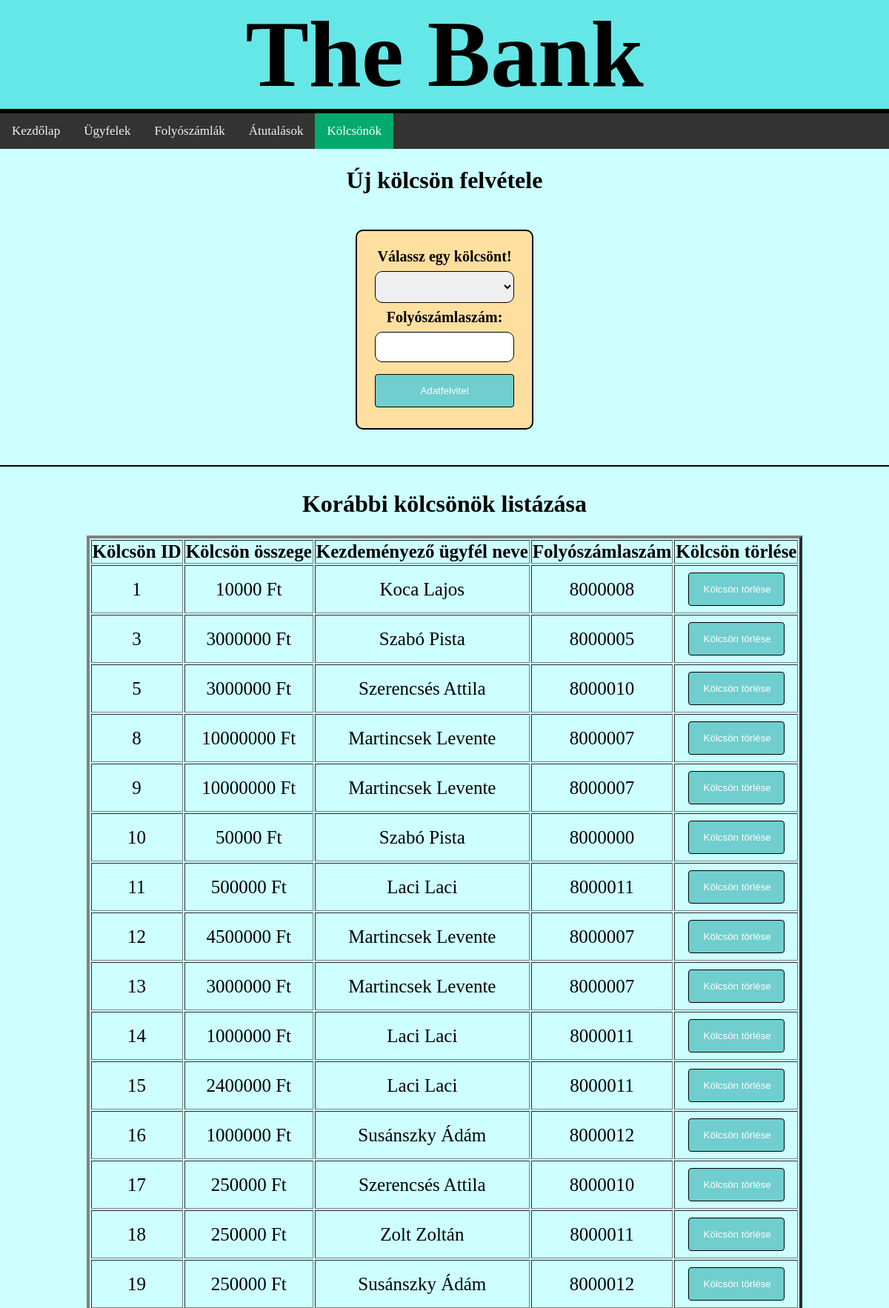
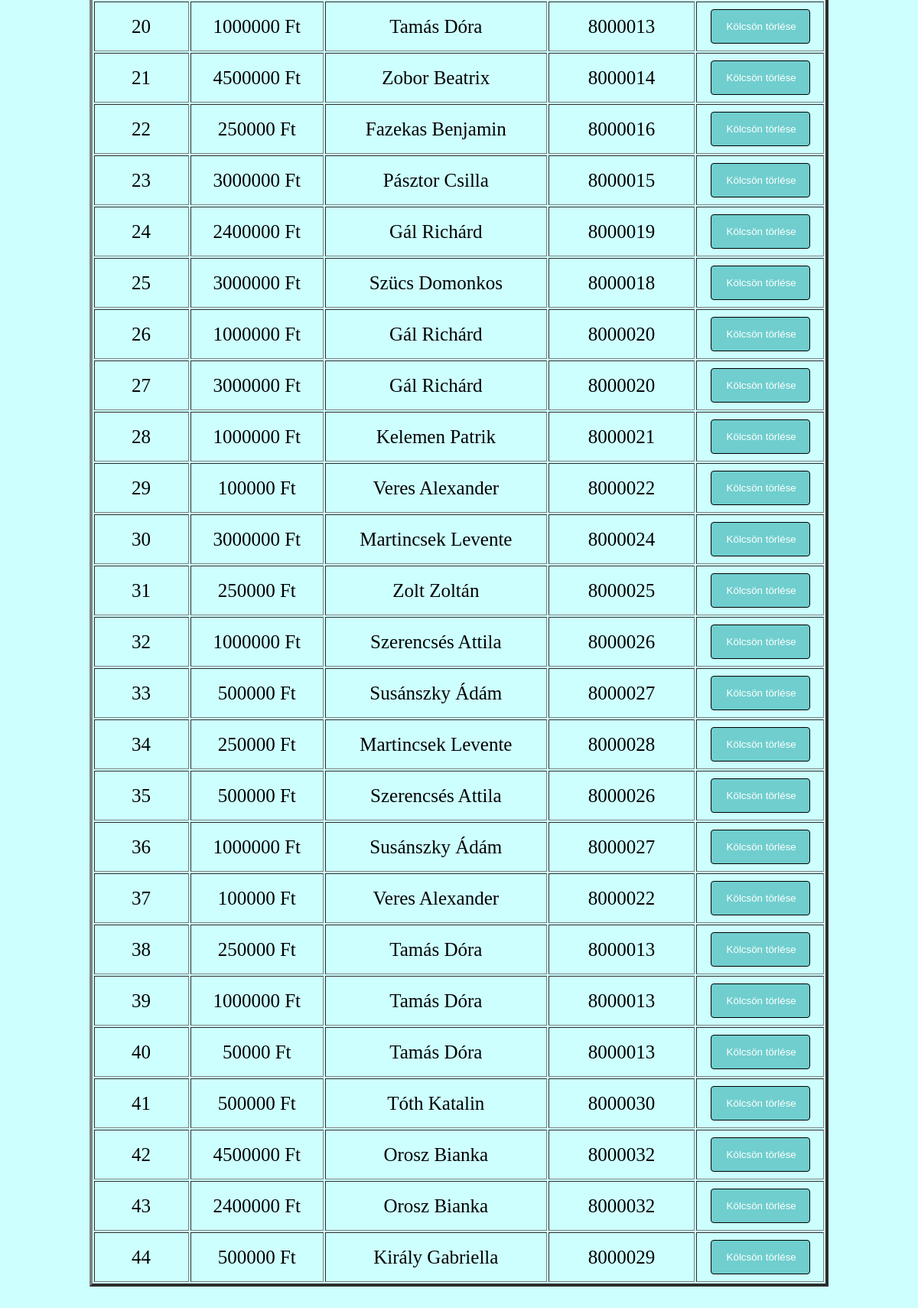
/kolcson.php, run on the app's committed database (2 pictures, top to bottom).
### tables this page shows
CREATE TABLE `kolcson` (
  `id` int(11) NOT NULL,
  `mennyiseg` int(11) NOT NULL,
  `ki` varchar(40) NOT NULL,
  `folyoszamlaszam` int(11) NOT NULL
);

### db_fuggvenyek.php (called while the page is built, shortened)
<?php
function adatbazis_csatlakozas() {
	$conn = mysqli_connect("localhost", "root", "") or die("Csatlakozási hiba");
	mysqli_query($conn, 'SET NAMES UTF-8');
	mysqli_query($conn, 'SET character_set_results=utf8');
	mysqli_set_charset($conn, 'utf8');
	return $conn;
}
?>

### kolcson.php (the view, shortened to what this page needs)
<?php
include_once('db_fuggvenyek.php');
?>
<html>
<head>
<link rel="stylesheet" href="styles.css">
</head>
<body>
<div class='headline'>The Bank</div>
<div class="topnav">
  <a href="index.php">Kezdőlap</a>
  <a href="ugyfelek.php">Ügyfelek</a>
  <a href="folyoszamlak.php">Folyószámlák</a>
  <a href="atutalas.php">Átutalások</a>
  <a class="active">Kölcsönök</a>
</div>
<div class="title">
<h1>Új kölcsön felvétele</h1>
</div>
<div class="logorreg">
<form method="POST" accept-charset="utf-8">
   <br>
   <label>Válassz egy kölcsönt! </label>
   <br>
   <select name="kolcsonamount">
          <option selected value=""></option>
          <option value="50000">50.000 Ft        - minimum FKV: 1</option>
        </select>
   <br>
   <label>Folyószámlaszám: </label>
   <br>
    <input type="text" name="folyoszamlaszam" />
   <br>
   <input type="submit" name="folyoszamlapost" value="Adatfelvitel" />
</form>
</div>
<hr color="black">
<div class="title">
<h1>Korábbi kölcsönök listázása</h1>
</div>
<table border="4">
<tr>
<th>Kölcsön ID</th>
<th>Kölcsön összege</th>
<th>Kezdeményező ügyfél neve</th>
<th>Folyószámlaszám</th>
<th>Kölcsön törlése</th>
</tr>
<?php
	$kolcsonok = mysqli_query(adatbazis_csatlakozas(),"SELECT id, mennyiseg, ki, folyoszamlaszam FROM kolcson ORDER BY id ASC");
    while( $egySor = mysqli_fetch_assoc($kolcsonok) ) {
		echo '<tr>';
		echo '<td>'. $egySor["id"] .'</td>';
		echo '<td>'. $egySor["mennyiseg"] .' Ft'.'</td>';
		echo '<td>'. $egySor["ki"] .'</td>';
		echo '<td>'. $egySor["folyoszamlaszam"] .'</td>';
		echo '<form method="post" >';
		echo '<td>'. '<input type="submit" name="kolcsontorles" value="Kölcsön törlése"> ' .'</td>';
		?>
<?php
		echo '</form>';
		echo '</tr>';
	}
?>
</table>
</body>
</html>

### styles.css (style rules this page uses)
body { background: #cdffff; margin:0; color: #000000; }
.headline { background: #65e7e7; color: black; font-weight: bold; font-family: "Edwardian Script ITC"; font-size: 800%; text-align: center; vertical-align: center; border-bottom:6px solid black; }
div,h1 { margin: 0; outline: 0; }
.topnav { background-color: #333; overflow: hidden; }
.topnav a { float: left; color: #f2f2f2; text-align: center; padding: 14px 16px; text-decoration: none; font-size: 17px; }
.topnav a.active { background-color: #04AA6D; color: white; }
.logorreg { margin-top: 4%; margin-bottom: 4%; border: 2px solid black; border-radius: 10px; margin-left: 40%; margin-right: 40%; text-align: center; background-color: #ffdfa0; font-weight:bold; font-size: 20px; }
input[type=text],select { width: 80%; padding: 12px 20px; margin: 8px 0; display: inline-block; border: 1px solid black; border-radius: 10px; box-sizing: border-box; }
table { margin-top: 2%; margin-left: auto; margin-right: auto; margin-bottom: 7%; text-align: center; font-size: 25px; }
input[type=submit],[type=button] { width: 80%; background-color: #70cece; color: white; padding: 14px 20px; margin: 8px 0; border: 1px solid black; border-radius: 4px; cursor: pointer; }
.title { padding-top: 2%; text-align: center; }

### data on the page
kolcson: id "1", mennyiseg "10000", ki "Koca Lajos", folyoszamlaszam "8000008"
kolcson: id "3", mennyiseg "3000000", ki "Szabó Pista", folyoszamlaszam "8000005"
kolcson: id "5", mennyiseg "3000000", ki "Szerencsés Attila", folyoszamlaszam "8000010"
kolcson: id "8", mennyiseg "10000000", ki "Martincsek Levente", folyoszamlaszam "8000007"
kolcson: id "9", mennyiseg "10000000", ki "Martincsek Levente", folyoszamlaszam "8000007"
kolcson: id "10", mennyiseg "50000", ki "Szabó Pista", folyoszamlaszam "8000000"
kolcson: id "11", mennyiseg "500000", ki "Laci Laci", folyoszamlaszam "8000011"
kolcson: id "12", mennyiseg "4500000", ki "Martincsek Levente", folyoszamlaszam "8000007"
kolcson: id "13", mennyiseg "3000000", ki "Martincsek Levente", folyoszamlaszam "8000007"
kolcson: id "14", mennyiseg "1000000", ki "Laci Laci", folyoszamlaszam "8000011"
kolcson: id "15", mennyiseg "2400000", ki "Laci Laci", folyoszamlaszam "8000011"
kolcson: id "16", mennyiseg "1000000", ki "Susánszky Ádám", folyoszamlaszam "8000012"
kolcson: id "17", mennyiseg "250000", ki "Szerencsés Attila", folyoszamlaszam "8000010"
kolcson: id "18", mennyiseg "250000", ki "Zolt Zoltán", folyoszamlaszam "8000011"
kolcson: id "19", mennyiseg "250000", ki "Susánszky Ádám", folyoszamlaszam "8000012"
kolcson: id "20", mennyiseg "1000000", ki "Tamás Dóra", folyoszamlaszam "8000013"
kolcson: id "21", mennyiseg "4500000", ki "Zobor Beatrix", folyoszamlaszam "8000014"
kolcson: id "22", mennyiseg "250000", ki "Fazekas Benjamin", folyoszamlaszam "8000016"
kolcson: id "23", mennyiseg "3000000", ki "Pásztor Csilla", folyoszamlaszam "8000015"
kolcson: id "24", mennyiseg "2400000", ki "Gál Richárd", folyoszamlaszam "8000019"
kolcson: id "25", mennyiseg "3000000", ki "Szücs Domonkos", folyoszamlaszam "8000018"
kolcson: id "26", mennyiseg "1000000", ki "Gál Richárd", folyoszamlaszam "8000020"
kolcson: id "27", mennyiseg "3000000", ki "Gál Richárd", folyoszamlaszam "8000020"
kolcson: id "28", mennyiseg "1000000", ki "Kelemen Patrik", folyoszamlaszam "8000021"
kolcson: id "29", mennyiseg "100000", ki "Veres Alexander", folyoszamlaszam "8000022"
kolcson: id "30", mennyiseg "3000000", ki "Martincsek Levente", folyoszamlaszam "8000024"
kolcson: id "31", mennyiseg "250000", ki "Zolt Zoltán", folyoszamlaszam "8000025"
kolcson: id "32", mennyiseg "1000000", ki "Szerencsés Attila", folyoszamlaszam "8000026"
kolcson: id "33", mennyiseg "500000", ki "Susánszky Ádám", folyoszamlaszam "8000027"
kolcson: id "34", mennyiseg "250000", ki "Martincsek Levente", folyoszamlaszam "8000028"
kolcson: id "35", mennyiseg "500000", ki "Szerencsés Attila", folyoszamlaszam "8000026"
kolcson: id "36", mennyiseg "1000000", ki "Susánszky Ádám", folyoszamlaszam "8000027"
kolcson: id "37", mennyiseg "100000", ki "Veres Alexander", folyoszamlaszam "8000022"
kolcson: id "38", mennyiseg "250000", ki "Tamás Dóra", folyoszamlaszam "8000013"
kolcson: id "39", mennyiseg "1000000", ki "Tamás Dóra", folyoszamlaszam "8000013"
kolcson: id "40", mennyiseg "50000", ki "Tamás Dóra", folyoszamlaszam "8000013"
kolcson: id "41", mennyiseg "500000", ki "Tóth Katalin", folyoszamlaszam "8000030"
kolcson: id "42", mennyiseg "4500000", ki "Orosz Bianka", folyoszamlaszam "8000032"
kolcson: id "43", mennyiseg "2400000", ki "Orosz Bianka", folyoszamlaszam "8000032"
kolcson: id "44", mennyiseg "500000", ki "Király Gabriella", folyoszamlaszam "8000029"
